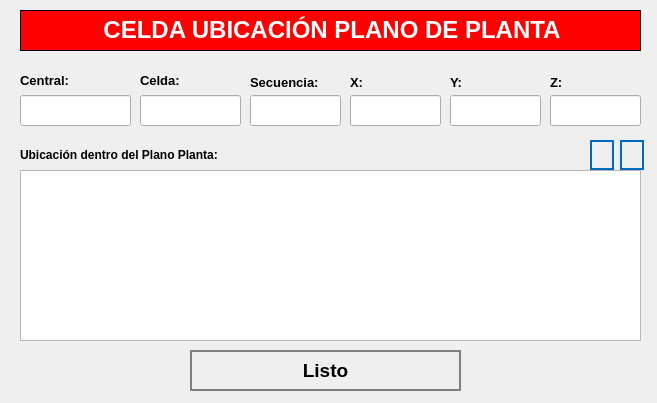
<?xml version="1.0" encoding="UTF-8"?>
<ui version="4.0">
 <class>NewBook</class>
 <widget class="QWidget" name="NewBook">
  <property name="geometry">
   <rect>
    <x>0</x>
    <y>0</y>
    <width>657</width>
    <height>403</height>
   </rect>
  </property>
  <property name="windowTitle">
   <string>Nuevo Registro</string>
  </property>
  <property name="styleSheet">
   <string notr="true">QPushButton
{	
	height: 2em;
 	border-style: solid;
	border-width: 2px;
 	border-color: grey;
	font-weight: bold;
}

QPushButton:hover
{
   	background-color:grey;
	color:white;
}</string>
  </property>
  <widget class="QLabel" name="label">
   <property name="geometry">
    <rect>
     <x>20</x>
     <y>10</y>
     <width>621</width>
     <height>41</height>
    </rect>
   </property>
   <property name="font">
    <font>
     <underline>false</underline>
    </font>
   </property>
   <property name="autoFillBackground">
    <bool>false</bool>
   </property>
   <property name="styleSheet">
    <string notr="true">background-color: red;</string>
   </property>
   <property name="frameShape">
    <enum>QFrame::Box</enum>
   </property>
   <property name="text">
    <string>&lt;html&gt;&lt;head/&gt;&lt;body&gt;&lt;p align=&quot;center&quot;&gt;&lt;span style=&quot; font-size:18pt; font-weight:600; color:#ffffff;&quot;&gt;CELDA UBICACIÓN PLANO DE PLANTA&lt;/span&gt;&lt;/p&gt;&lt;/body&gt;&lt;/html&gt;</string>
   </property>
  </widget>
  <widget class="QLineEdit" name="inputX">
   <property name="geometry">
    <rect>
     <x>350</x>
     <y>95</y>
     <width>91</width>
     <height>31</height>
    </rect>
   </property>
   <property name="font">
    <font>
     <pointsize>12</pointsize>
    </font>
   </property>
   <property name="maxLength">
    <number>14</number>
   </property>
  </widget>
  <widget class="QLabel" name="label_motivoVisita_4">
   <property name="geometry">
    <rect>
     <x>550</x>
     <y>70</y>
     <width>91</width>
     <height>25</height>
    </rect>
   </property>
   <property name="text">
    <string>&lt;html&gt;&lt;head/&gt;&lt;body&gt;&lt;p&gt;&lt;span style=&quot; font-size:10pt; font-weight:600;&quot;&gt;Z:&lt;/span&gt;&lt;/p&gt;&lt;/body&gt;&lt;/html&gt;</string>
   </property>
  </widget>
  <widget class="QLabel" name="label_horaSalida_2">
   <property name="geometry">
    <rect>
     <x>450</x>
     <y>70</y>
     <width>81</width>
     <height>25</height>
    </rect>
   </property>
   <property name="text">
    <string>&lt;html&gt;&lt;head/&gt;&lt;body&gt;&lt;p&gt;&lt;span style=&quot; font-size:10pt; font-weight:600;&quot;&gt;Y:&lt;/span&gt;&lt;/p&gt;&lt;/body&gt;&lt;/html&gt;</string>
   </property>
  </widget>
  <widget class="QLineEdit" name="inputY">
   <property name="geometry">
    <rect>
     <x>450</x>
     <y>95</y>
     <width>91</width>
     <height>31</height>
    </rect>
   </property>
   <property name="font">
    <font>
     <pointsize>12</pointsize>
    </font>
   </property>
   <property name="maxLength">
    <number>14</number>
   </property>
  </widget>
  <widget class="QLineEdit" name="inputSecuencia">
   <property name="geometry">
    <rect>
     <x>250</x>
     <y>95</y>
     <width>91</width>
     <height>31</height>
    </rect>
   </property>
   <property name="font">
    <font>
     <pointsize>12</pointsize>
    </font>
   </property>
  </widget>
  <widget class="QLabel" name="label_horaIngreso_5">
   <property name="geometry">
    <rect>
     <x>250</x>
     <y>70</y>
     <width>91</width>
     <height>25</height>
    </rect>
   </property>
   <property name="text">
    <string>&lt;html&gt;&lt;head/&gt;&lt;body&gt;&lt;p&gt;&lt;span style=&quot; font-size:10pt; font-weight:600;&quot;&gt;Secuencia:&lt;/span&gt;&lt;/p&gt;&lt;/body&gt;&lt;/html&gt;</string>
   </property>
  </widget>
  <widget class="QLineEdit" name="inputZ">
   <property name="geometry">
    <rect>
     <x>550</x>
     <y>95</y>
     <width>91</width>
     <height>31</height>
    </rect>
   </property>
   <property name="font">
    <font>
     <pointsize>12</pointsize>
    </font>
   </property>
   <property name="maxLength">
    <number>14</number>
   </property>
  </widget>
  <widget class="QLabel" name="label_horaIngreso_2">
   <property name="geometry">
    <rect>
     <x>350</x>
     <y>70</y>
     <width>71</width>
     <height>25</height>
    </rect>
   </property>
   <property name="text">
    <string>&lt;html&gt;&lt;head/&gt;&lt;body&gt;&lt;p&gt;&lt;span style=&quot; font-size:10pt; font-weight:600;&quot;&gt;X:&lt;/span&gt;&lt;/p&gt;&lt;/body&gt;&lt;/html&gt;</string>
   </property>
  </widget>
  <widget class="QLineEdit" name="inputCodigo">
   <property name="geometry">
    <rect>
     <x>20</x>
     <y>95</y>
     <width>111</width>
     <height>31</height>
    </rect>
   </property>
   <property name="font">
    <font>
     <pointsize>12</pointsize>
    </font>
   </property>
  </widget>
  <widget class="QLabel" name="label_area_2">
   <property name="geometry">
    <rect>
     <x>140</x>
     <y>70</y>
     <width>61</width>
     <height>21</height>
    </rect>
   </property>
   <property name="text">
    <string>&lt;html&gt;&lt;head/&gt;&lt;body&gt;&lt;p&gt;&lt;span style=&quot; font-size:10pt; font-weight:600;&quot;&gt;Celda:&lt;/span&gt;&lt;/p&gt;&lt;/body&gt;&lt;/html&gt;</string>
   </property>
  </widget>
  <widget class="QLabel" name="label_autoriza">
   <property name="geometry">
    <rect>
     <x>20</x>
     <y>70</y>
     <width>101</width>
     <height>21</height>
    </rect>
   </property>
   <property name="text">
    <string>&lt;html&gt;&lt;head/&gt;&lt;body&gt;&lt;p&gt;&lt;span style=&quot; font-size:10pt; font-weight:600;&quot;&gt;Central:&lt;/span&gt;&lt;/p&gt;&lt;/body&gt;&lt;/html&gt;</string>
   </property>
  </widget>
  <widget class="QLineEdit" name="inputCelda">
   <property name="geometry">
    <rect>
     <x>140</x>
     <y>95</y>
     <width>101</width>
     <height>31</height>
    </rect>
   </property>
   <property name="font">
    <font>
     <pointsize>12</pointsize>
    </font>
   </property>
  </widget>
  <widget class="QPushButton" name="btnAddPlano">
   <property name="geometry">
    <rect>
     <x>590</x>
     <y>140</y>
     <width>24</width>
     <height>30</height>
    </rect>
   </property>
   <property name="font">
    <font>
     <pointsize>12</pointsize>
     <weight>75</weight>
     <bold>true</bold>
    </font>
   </property>
   <property name="cursor">
    <cursorShape>PointingHandCursor</cursorShape>
   </property>
   <property name="styleSheet">
    <string notr="true">QPushButton
{	
	height: 2em;
 	border-style: solid;
	border-width: 2px;
 	border-color: #0069c0;
	font-weight: bold;
}

QPushButton:hover
{
   	background-color:#0069c0;
	color:white;
}</string>
   </property>
   <property name="text">
    <string/>
   </property>
   <property name="icon">
    <iconset>
     <normaloff>../assets/icons/add-icon.png</normaloff>../assets/icons/add-icon.png</iconset>
   </property>
   <property name="iconSize">
    <size>
     <width>25</width>
     <height>25</height>
    </size>
   </property>
   <property name="autoDefault">
    <bool>true</bool>
   </property>
   <property name="default">
    <bool>true</bool>
   </property>
   <property name="flat">
    <bool>true</bool>
   </property>
  </widget>
  <widget class="QPushButton" name="btnDeletePlano">
   <property name="geometry">
    <rect>
     <x>620</x>
     <y>140</y>
     <width>24</width>
     <height>30</height>
    </rect>
   </property>
   <property name="font">
    <font>
     <pointsize>12</pointsize>
     <weight>75</weight>
     <bold>true</bold>
    </font>
   </property>
   <property name="cursor">
    <cursorShape>PointingHandCursor</cursorShape>
   </property>
   <property name="styleSheet">
    <string notr="true">QPushButton
{	
	height: 2em;
 	border-style: solid;
	border-width: 2px;
 	border-color: #0069c0;
	font-weight: bold;
}

QPushButton:hover
{
   	background-color:#0069c0;
	color:white;
}</string>
   </property>
   <property name="text">
    <string/>
   </property>
   <property name="icon">
    <iconset>
     <normaloff>../assets/icons/deletesquare.png</normaloff>../assets/icons/deletesquare.png</iconset>
   </property>
   <property name="iconSize">
    <size>
     <width>25</width>
     <height>25</height>
    </size>
   </property>
   <property name="autoDefault">
    <bool>true</bool>
   </property>
   <property name="default">
    <bool>true</bool>
   </property>
   <property name="flat">
    <bool>true</bool>
   </property>
  </widget>
  <widget class="QLabel" name="label_4">
   <property name="geometry">
    <rect>
     <x>20</x>
     <y>140</y>
     <width>311</width>
     <height>30</height>
    </rect>
   </property>
   <property name="text">
    <string>&lt;html&gt;&lt;head/&gt;&lt;body&gt;&lt;p&gt;&lt;span style=&quot; font-size:9pt; font-weight:600;&quot;&gt;Ubicación dentro del Plano Planta:&lt;/span&gt;&lt;/p&gt;&lt;/body&gt;&lt;/html&gt;</string>
   </property>
   <property name="scaledContents">
    <bool>true</bool>
   </property>
  </widget>
  <widget class="QTableWidget" name="tablePlano">
   <property name="geometry">
    <rect>
     <x>20</x>
     <y>170</y>
     <width>621</width>
     <height>171</height>
    </rect>
   </property>
   <property name="autoFillBackground">
    <bool>true</bool>
   </property>
   <property name="lineWidth">
    <number>5</number>
   </property>
   <property name="editTriggers">
    <set>QAbstractItemView::NoEditTriggers</set>
   </property>
   <property name="textElideMode">
    <enum>Qt::ElideLeft</enum>
   </property>
   <attribute name="horizontalHeaderMinimumSectionSize">
    <number>10</number>
   </attribute>
  </widget>
  <widget class="QPushButton" name="cancelButton">
   <property name="geometry">
    <rect>
     <x>190</x>
     <y>350</y>
     <width>271</width>
     <height>41</height>
    </rect>
   </property>
   <property name="font">
    <font>
     <pointsize>14</pointsize>
     <weight>75</weight>
     <bold>true</bold>
    </font>
   </property>
   <property name="cursor">
    <cursorShape>PointingHandCursor</cursorShape>
   </property>
   <property name="styleSheet">
    <string notr="true">QPushButton
{	
	height: 2em;
 	border-style: solid;
	border-width: 2px;
 	border-color: grey;
	font-weight: bold;
}

QPushButton:hover
{
   	background-color:grey;
	color:white;
}</string>
   </property>
   <property name="text">
    <string>Listo</string>
   </property>
   <property name="icon">
    <iconset>
     <normaloff>../assets/icons/exitoso.png</normaloff>../assets/icons/exitoso.png</iconset>
   </property>
   <property name="iconSize">
    <size>
     <width>30</width>
     <height>30</height>
    </size>
   </property>
   <property name="autoDefault">
    <bool>true</bool>
   </property>
   <property name="default">
    <bool>true</bool>
   </property>
   <property name="flat">
    <bool>true</bool>
   </property>
  </widget>
 </widget>
 <resources/>
 <connections/>
</ui>
